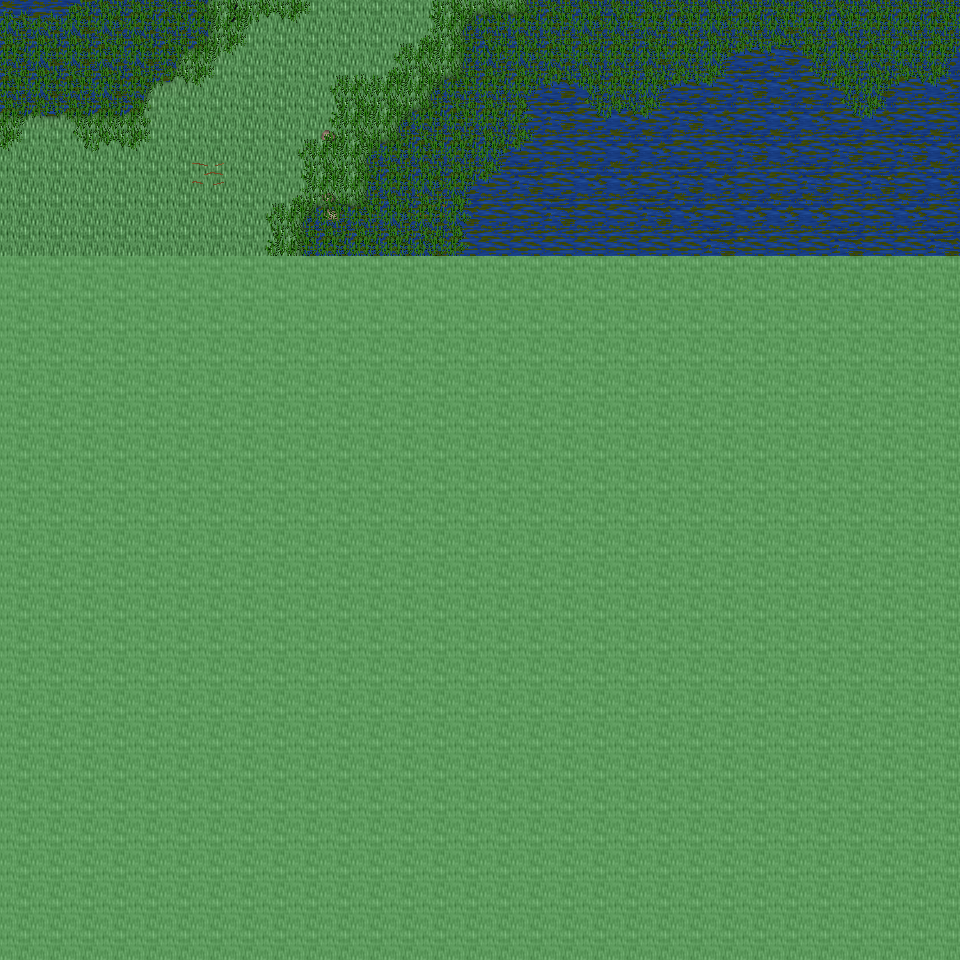

The image is a tile-based game level rendered from a .tmx file. Its description and source (layers, tilesets, objects; grid data summarised) follow:
An orthogonal 30x30 tile map with 32x32 px tiles, 6 tile layers (Ground, Object, Object2, Above, ...), 31 tilesets and 3 objects (3x mapchange).

<map version="1.0" orientation="orthogonal" renderorder="right-down" width="30" height="30" tilewidth="32" tileheight="32" nextobjectid="4">
  <tileset firstgid="1" name="tileset_ground_ground" tilewidth="32" tileheight="32" tilecount="33" columns="3">
    <image source="../drawable/tileset_ground_ground.png" width="96" height="352" />
  </tileset>
  <tileset firstgid="34" name="tileset_plant_grasses" tilewidth="32" tileheight="32" tilecount="6" columns="3">
    <image source="../drawable/tileset_plant_grasses.png" width="96" height="64" />
  </tileset>
  <tileset firstgid="40" name="tileset_plant_flower_daisy_white" tilewidth="32" tileheight="32" tilecount="8" columns="2">
    <image source="../drawable/tileset_plant_flower_daisy_white.png" width="64" height="128" />
  </tileset>
  <tileset firstgid="48" name="tileset_ground_grass_edges" tilewidth="32" tileheight="32" tilecount="36" columns="12">
    <image source="../drawable/tileset_ground_grass_edges.png" width="384" height="96" />
  </tileset>
  <tileset firstgid="84" name="tileset_ground_grass_corners" tilewidth="32" tileheight="32" tilecount="24" columns="6">
    <image source="../drawable/tileset_ground_grass_corners.png" width="192" height="128" />
  </tileset>
  <tileset firstgid="108" name="tileset_ground_earth_edges" tilewidth="32" tileheight="32" tilecount="18" columns="6">
    <image source="../drawable/tileset_ground_earth_edges.png" width="192" height="96" />
  </tileset>
  <tileset firstgid="126" name="tileset_ground_rock_pebbles" tilewidth="32" tileheight="32" tilecount="3" columns="1">
    <image source="../drawable/tileset_ground_rock_pebbles.png" width="32" height="96" />
  </tileset>
  <tileset firstgid="129" name="tileset_plant_flower_daisy_yellow" tilewidth="32" tileheight="32" tilecount="8" columns="2">
    <image source="../drawable/tileset_plant_flower_daisy_yellow.png" width="64" height="128" />
  </tileset>
  <tileset firstgid="137" name="tileset_plant_flower_daisy_red" tilewidth="32" tileheight="32" tilecount="8" columns="2">
    <image source="../drawable/tileset_plant_flower_daisy_red.png" width="64" height="128" />
  </tileset>
  <tileset firstgid="145" name="tileset_plant_tree_tree_fluffy" tilewidth="32" tileheight="32" tilecount="12" columns="4">
    <image source="../drawable/tileset_plant_tree_tree_fluffy.png" width="128" height="96" />
  </tileset>
  <tileset firstgid="157" name="tileset_logic_collision" tilewidth="32" tileheight="32" tilecount="1" columns="1">
    <image source="../drawable/tileset_logic_collision.png" width="32" height="32" />
  </tileset>
  <tileset firstgid="158" name="tileset_ground_water_swamp_water" tilewidth="32" tileheight="32" tilecount="33" columns="3">
    <image source="../drawable/tileset_ground_water_swamp_water.png" width="96" height="352" />
  </tileset>
  <tileset firstgid="191" name="tileset_plant_tree_tree_darkgreen" tilewidth="32" tileheight="32" tilecount="88" columns="8">
    <image source="../drawable/tileset_plant_tree_tree_darkgreen.png" width="256" height="352" />
  </tileset>
  <tileset firstgid="279" name="tileset_plant_grasses_swamp" tilewidth="32" tileheight="32" tilecount="42" columns="6">
    <image source="../drawable/tileset_plant_grasses_swamp.png" width="192" height="224" />
  </tileset>
  <tileset firstgid="321" name="tileset_building_stone_ruins" tilewidth="32" tileheight="32" tilecount="72" columns="6">
    <image source="../drawable/tileset_building_stone_ruins.png" width="192" height="384" />
  </tileset>
  <tileset firstgid="393" name="tileset_item_gothic_large_gravestone" tilewidth="32" tileheight="32" tilecount="9" columns="3">
    <image source="../drawable/tileset_item_gothic_large_gravestone.png" width="96" height="96" />
  </tileset>
  <tileset firstgid="402" name="tileset_item_gothic_skull_post" tilewidth="32" tileheight="32" tilecount="2" columns="1">
    <image source="../drawable/tileset_item_gothic_skull_post.png" width="32" height="64" />
  </tileset>
  <tileset firstgid="404" name="tileset_item_gothic_tombstone_2" tilewidth="32" tileheight="32" tilecount="8" columns="2">
    <image source="../drawable/tileset_item_gothic_tombstone_2.png" width="64" height="128" />
  </tileset>
  <tileset firstgid="412" name="tileset_item_statue_broken_green_column" tilewidth="32" tileheight="32" tilecount="2" columns="1">
    <image source="../drawable/tileset_item_statue_broken_green_column.png" width="32" height="64" />
  </tileset>
  <tileset firstgid="414" name="tileset_item_statue_broken_lion" tilewidth="32" tileheight="32" tilecount="6" columns="2">
    <image source="../drawable/tileset_item_statue_broken_lion.png" width="64" height="96" />
  </tileset>
  <tileset firstgid="420" name="tileset_item_statue_green_stone" tilewidth="32" tileheight="32" tilecount="12" columns="4">
    <image source="../drawable/tileset_item_statue_green_stone.png" width="128" height="96" />
  </tileset>
  <tileset firstgid="432" name="tileset_ground_slate_tiles" tilewidth="32" tileheight="32" tilecount="15" columns="5">
    <image source="../drawable/tileset_ground_slate_tiles.png" width="160" height="96" />
  </tileset>
  <tileset firstgid="447" name="tileset_ground_rock_rocks" tilewidth="32" tileheight="32" tilecount="4" columns="2">
    <image source="../drawable/tileset_ground_rock_rocks.png" width="64" height="64" />
  </tileset>
  <tileset firstgid="451" name="tileset_ground_rock_rocks_2" tilewidth="32" tileheight="32" tilecount="4" columns="2">
    <image source="../drawable/tileset_ground_rock_rocks_2.png" width="64" height="64" />
  </tileset>
  <tileset firstgid="455" name="tileset_ground_rock_rocks_3" tilewidth="32" tileheight="32" tilecount="16" columns="4">
    <image source="../drawable/tileset_ground_rock_rocks_3.png" width="128" height="128" />
  </tileset>
  <tileset firstgid="471" name="tileset_plant_stump_hollow_logs" tilewidth="32" tileheight="32" tilecount="6" columns="3">
    <image source="../drawable/tileset_plant_stump_hollow_logs.png" width="96" height="64" />
  </tileset>
  <tileset firstgid="477" name="tileset_plant_tree_dead_tree_2" tilewidth="32" tileheight="32" tilecount="20" columns="4">
    <image source="../drawable/tileset_plant_tree_dead_tree_2.png" width="128" height="160" />
  </tileset>
  <tileset firstgid="497" name="tileset_plant_tree_dead_tree_3" tilewidth="32" tileheight="32" tilecount="16" columns="4">
    <image source="../drawable/tileset_plant_tree_dead_tree_3.png" width="128" height="128" />
  </tileset>
  <tileset firstgid="513" name="tileset_item_corpse_skeleton" tilewidth="32" tileheight="32" tilecount="4" columns="2">
    <image source="../drawable/tileset_item_corpse_skeleton.png" width="64" height="64" />
  </tileset>
  <tileset firstgid="517" name="tileset_item_corpse_swamp_sunken" tilewidth="32" tileheight="32" tilecount="32" columns="8">
    <image source="../drawable/tileset_item_corpse_swamp_sunken.png" width="256" height="128" />
  </tileset>
  <tileset firstgid="549" name="tileset_object_rock_pillars_stone" tilewidth="32" tileheight="32" tilecount="36" columns="6">
    <image source="../drawable/tileset_object_rock_pillars_stone.png" width="192" height="192" />
  </tileset>
  <layer name="Ground" width="30" height="30">
    <data>[900 cells, 240 non-empty, 15 distinct tile ids]</data>
  </layer>
  <layer name="Object" width="30" height="30">
    <data>[900 cells, 4 non-empty, 3 distinct tile ids]</data>
  </layer>
  <layer name="Object2" width="30" height="30">
    <data>[900 cells, 128 non-empty, 17 distinct tile ids]</data>
  </layer>
  <layer name="Above" width="30" height="30">
    <data>[900 cells, 0 non-empty, 0 distinct tile ids]</data>
  </layer>
  <layer name="Above2" width="30" height="30">
    <data>[900 cells, 0 non-empty, 0 distinct tile ids]</data>
  </layer>
  <layer name="Walkable" width="30" height="30">
    <data>[900 cells, 660 non-empty, 1 distinct tile ids]</data>
  </layer>
  <objectgroup name="MapEvents">
    <object id="1" name="north" type="mapchange" x="0" y="0" width="960" height="32">
      <properties>
        <property name="map" value="0_ados_mountain_n2_w2_x0_y3" />
        <property name="place" value="south" />
      </properties>
    </object>
    <object id="2" name="west" type="mapchange" x="0" y="0" width="32" height="256">
      <properties>
        <property name="map" value="0_deniran_forest_n2_w_x0_y4" />
        <property name="place" value="east" />
      </properties>
    </object>
    <object id="3" name="east" type="mapchange" x="928" y="0" width="32" height="256">
      <properties>
        <property name="map" value="0_ados_mountain_n2_w2_x1_y4" />
        <property name="place" value="west" />
      </properties>
    </object>
  </objectgroup>
</map>
